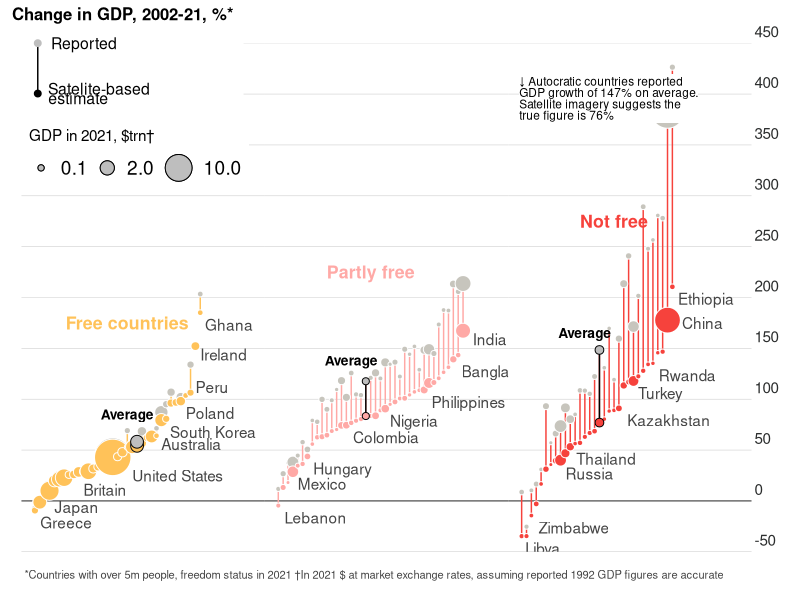
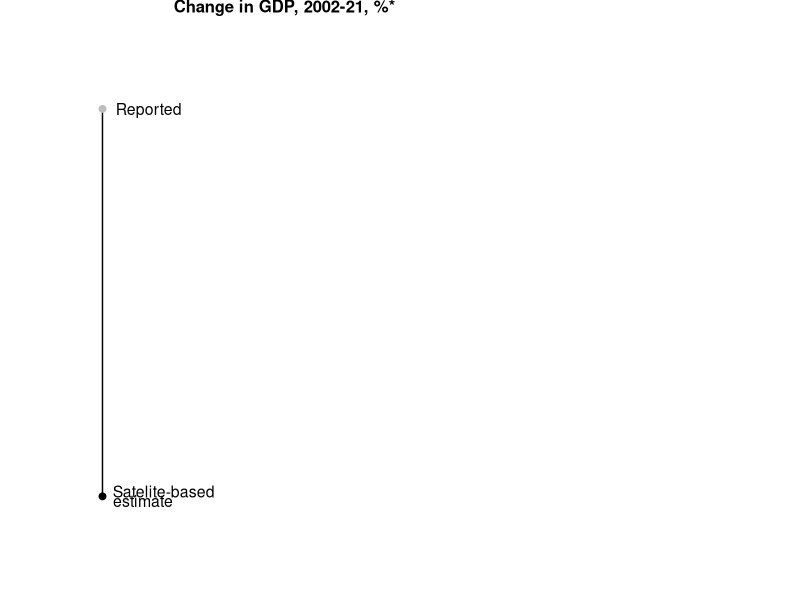

R code for these plots, in order:
## ---- chunk 1
knitr::opts_chunk$set(warning = FALSE, message = FALSE) 
## ---- chunk 2
library(ggplot2)
library(ggthemes)
library(ggrepel)
library(tidyverse)
library(patchwork)

DF <- read.csv("data/economist.csv")
## ---- chunk 3
z <- data.frame(
  name = c("Satelite-based\n estimate"),
  x = c(3), y = c(5)
)

v <- data.frame(
  name = c("Reported"),
  x = c(3), y = c(7)
)

pinset <- ggplot(z, aes(x, y)) +
  geom_segment(aes(x=3, xend=3, y=5, yend=7), linewidth=0.5) +
  geom_point(size=2)+
  geom_point(data=v,size=2, color="grey")+
  geom_text(aes(label=name), hjust= -0.1, size=4, lineheight = .5) +
  geom_text(data=v,aes(label=name), hjust= -0.2, size=4) + 
  lims(x = c(2.9, 4), y = c(4.6, 7.3)) +
  ggtitle("Change in GDP, 2002-21, %*", ) +
  theme_void() + 
  theme(
    panel.background = element_rect(fill = "white", color="white"),
    plot.background = element_rect(fill = "white", color="white"),
    panel.border = element_rect(colour = "white", fill=NA),
    plot.title = element_text(face = "bold", hjust = 0.3, size= 12, vjust = 3)
  )

titles <- data.frame(
  labels = c("Free countries", "Partly free", "Not free"),
  FIW.Status = c("F", "PF", "NF"),
  order = 20,
  GDP.var.NTL = c(175, 225, 275),
  GDP.var.R = c(170, 220, 270)
)

countriestxt <- data.frame(
  labels = c("Japan", "Britain", "United States", "China", "Australia", 
             "Ireland", "India", "Russia", "Mexico", "Peru"),
  FIW.Status = c("F", "F", "F", "NF", "F", "F", "PF", "NF", "PF", "F"),
  order = c(5, 11, 21, 34, 27, 35, 41, 10, 5, 34),
  GDP.var.NTL = c(-6, 11, 25, 175, 56, 144, 159, 27, 17, 112),
  GDP.var.R = c(-6, 11, 25, 175, 56, 144, 159, 27, 17, 112)
  )

av_data <- DF %>% 
  group_by(FIW.Status)  %>%
  summarise(
    av.GDP.var.R = mean(GDP.var.R),
    av.GDP.var.NTL = mean(GDP.var.NTL),
    av.GDP.usd.R = mean(GDP.in.2015.USD.NTL)/1000000000000,
    av.GDP.usd.NTL = mean(GDP.in.2015.USD.NTL)/1000000000000
  )

av_data <- av_data[c(1,3,2),]

average <- data.frame(
  Country.Name = c("Average", "Average", "Average"),
  FIW.Status = c("F", "PF", "NF"),
  GDP.in.2015.USD.NTL = as.vector(av_data$av.GDP.usd.NTL),
  GDP.in.2015.USD.R = as.vector(av_data$av.GDP.usd.R),
  GDP.var.R = as.vector(av_data$av.GDP.var.R),
  GDP.var.NTL = as.vector(av_data$av.GDP.var.NTL),
  order= c(22,19,17),
  colorT = c("grey", "grey", "grey"),
  colorB = c("#FFC259", "#F6423C","#FFA9A6"),
  fill = c("black", "black", "black")
)

avTitles <- data.frame(
  labels = c("Average", "Average", "Average"),
  FIW.Status = c("F", "PF", "NF"),
  order = c(20, 16, 14),
  GDP.var.NTL = c(85, 138, 165),
  GDP.var.R = c(80, 133, 160)
  )

sumQuote <- data.frame(
  text = "↓ Autocratic countries reported\nGDP growth of 147% on average.
Satellite imagery suggests the\ntrue figure is 76%",
  FIW.Status = factor("NF", levels = c("F", "PF", "NF")),
  order = 0.5,
  GDP.var.NTL = 420,
  GDP.var.R = 420
)

captiontx <- paste("\n",
  "*Countries with over 5m people, freedom status in 2021",
            "†In 2021 $ at market exchange rates,",
            "assuming reported 1992 GDP figures are accurate", sep=" "
            )

## ---- chunk 4
chart <- ggplot(DF, aes(x = order, y = GDP.var.NTL, xend = order, 
                    yend = GDP.var.R, color = FIW.Status)) +
  facet_wrap(~ factor(FIW.Status, levels = c("F", "PF", "NF"))) +
  geom_hline(yintercept = 0, linewidth = 0.25) +
  geom_segment() +
  geom_point(aes(xend = order, y = GDP.var.R, size = GDP.in.2015.USD.R/1e+12), 
             shape = 21, fill = "#C7C5BD", color = "white") +
  geom_point(aes(size = GDP.in.2015.USD.NTL / 1e+12, fill = FIW.Status), 
             shape = 21, color = "white") +
  scale_color_manual(values = c("#FFC259", "#F6423C", "#FFA9A6")) +
  scale_fill_manual(values = c("#FFC259", "#F6423C", "#FFA9A6")) +
  scale_size(range = c(1, 12), breaks = c(0.1, 2, 10), "GDP in 2021, $trn†") + 
  scale_y_continuous(
    position = "right",
    limits = c(-50, 450),
    n.breaks = 10,
    expand = expansion(0)
  ) +
  lims(x = c(0.5, 46)) +
  theme_economist_white() + 
  theme(
    plot.background = element_rect(fill = "white"),
    panel.spacing.x = unit(0, "cm"),
    strip.background = element_rect(fill = "white"), 
    strip.text = element_text(color = "white"), 
    panel.grid = element_line(color = "ligthgray", linewidth = 0.10), 
    axis.line.x.bottom = element_line(color = "gray", linewidth = 0.10),
  ) +
  theme(
  axis.title.x = element_blank(), 
  axis.title.y = element_blank(), 
  axis.text.y = element_text(vjust = -0.5, color = "#2C2E2E"), 
  axis.text.x = element_blank(),
  axis.ticks.x = element_blank(),
  legend.background = element_rect(fill = "white"),
  legend.position = c(0,0.85),
  legend.direction = "horizontal",
  legend.justification = c(0, 1),
  legend.key = element_rect(fill = "transparent"),
  plot.caption = element_text(hjust = 0, vjust = -1, 
                              color = "#454545", size = 8)
  ) +
  guides(color = FALSE, fill = FALSE, 
                size = guide_legend(title.position = "top")) +
  geom_text(data = DF%>% filter(label == 1 & 
          !(Country.Name %in% c("Japan", "Britain","United States", "China",
            "Australia", "Ireland", "India", "Russia", "Mexico", "Peru"))), 
            aes(label = Country.Name), color = "#454545",
            vjust = 1.5, hjust = -0.1, check_overlap = T) +
  geom_text(data= countriestxt, aes(label = labels), color="#454545", hjust=0)+
  geom_text(data = titles, aes(label = labels), fontface = "bold", size=4.5) +
  geom_segment(data = average, aes(x=order, xend=order, y=GDP.var.NTL, 
                                   yend=GDP.var.R), color="black") +
  geom_point(data = average,aes(x=order, y=GDP.var.NTL, 
             size=GDP.in.2015.USD.NTL, fill=FIW.Status), 
             shape=21, color="black") + 
  geom_point(data = average, aes(x=order, y=GDP.var.R, size=GDP.in.2015.USD.R), 
             shape=21, color="black", fill="gray") +
  geom_text(data= avTitles, aes(label= labels), fontface = "bold", 
            size= 3.5, color = "black") +
  geom_label(data = sumQuote, aes(label = text), color = "black", 
             size = 3, hjust = 0, vjust = 1, lineheight = .8, fill = "white", 
             label.size = NA, label.padding = unit(0, "cm")) +
  labs(caption = captiontx) + 
  inset_element(pinset, left=0, bottom=0.83, right=0.3, top=1, align_to="full")
